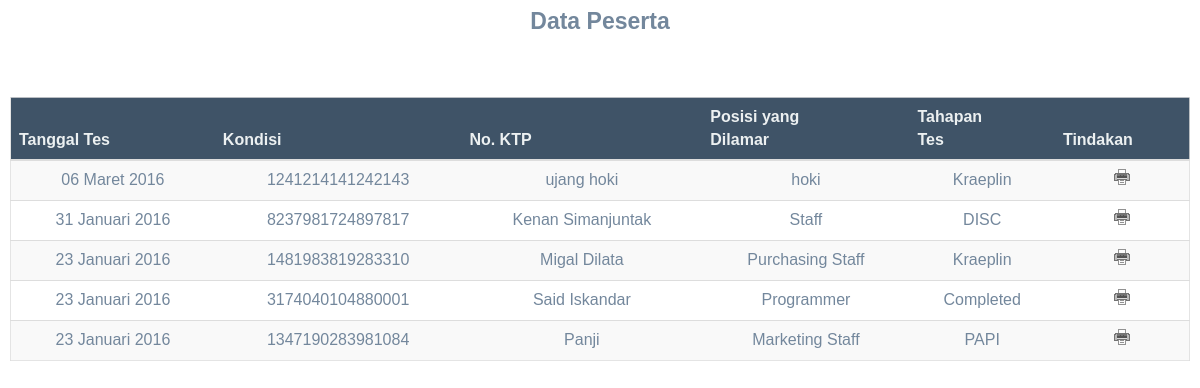
Page /dash/index.php on the earlier database version.
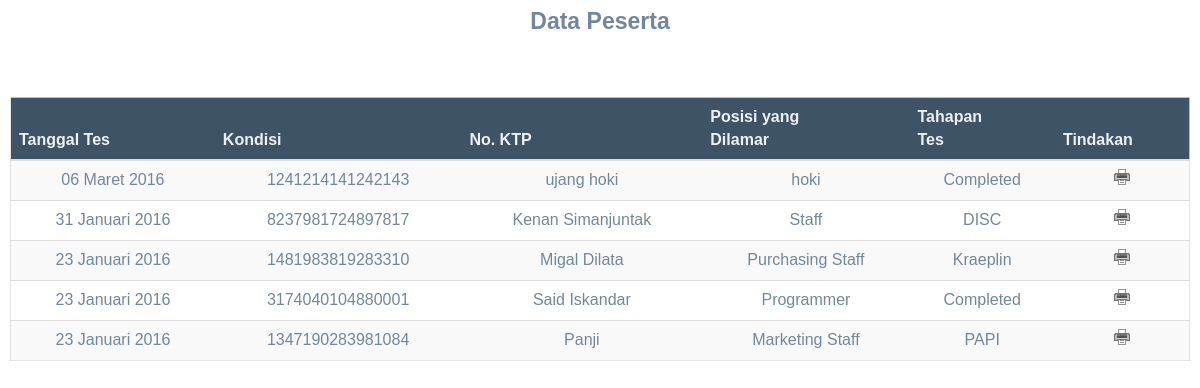
Same page on the later database version.
### tables this page shows
CREATE TABLE `user` (
  `no_ktp` varchar(16) NOT NULL,
  `tanggal_tes` datetime DEFAULT NULL,
  `nama_peserta` varchar(30) DEFAULT NULL,
  `posisi` varchar(30) DEFAULT NULL,
  `usia` int(3) DEFAULT NULL,
  `alamat` text,
  `no_hp` varchar(12) DEFAULT NULL,
  `tahapan_tes` varchar(1) DEFAULT NULL
);

### function/sqlfunction.php (called while the page is built, shortened)
<?php
include_once($_SERVER['DOCUMENT_ROOT'].'/wom_psi/config/conn.php');
function sql_query($q){
	global $conn;
	$result = $conn->query($q);
	return $result;
}
function sql_fetchrow($q){
	$result = $q->fetch_array();
	return $result;
}
?>

### function/mainfunction.php (called while the page is built, shortened)
<?php
  function getDMYFormatDate($datetime,$time=""){
    $exp=explode(" ",$datetime);
    $ymd=explode("-",$exp[0]);
    if($ymd[1]=="01"){$bulan="Januari";}
    else if($ymd[1]=="02"){$bulan="Februari";}
    else if($ymd[1]=="03"){$bulan="Maret";}
    $dmy[0]=$ymd[2];
    $dmy[1]=$bulan;
    $dmy[2]=$ymd[0];
    $dmyFormat=implode(" ",$dmy);
    return $dmyFormat;
  }
?>

### dash/index.php (the view, shortened to what this page needs)
<?php
include('../config/conn.php');
include('../function/sqlfunction.php');
require_once('../function/tmplfunction.php');
require_once('../function/mainfunction.php');
?>
<!DOCTYPE html PUBLIC "-//W3C//DTD XHTML 1.0 Transitional//EN" "http://www.w3.org/TR/xhtml1/DTD/xhtml1-transitional.dtd">
<html xmlns="http://www.w3.org/1999/xhtml">
<head>
	<link href="../css/style.css" rel="stylesheet" type="text/css">
	<link href="../css/bootstrap-min.css" rel="stylesheet" type="text/css">
	<link href="../css/custom.css" rel="stylesheet" type="text/css">
	<link href="../css/jquery.dataTables.min.css" rel="stylesheet" type="text/css">
	<link href="../css/custom2.css" rel="stylesheet">
    <link href="../css/icheck/flat/green.css" rel="stylesheet">
	<link href="../css/datatables/tools/css/dataTables.tableTools.css" rel="stylesheet">
</head>
<body>
	<div id="content">
		<?php
		$UserQuery="SELECT tanggal_tes, no_ktp, nama_peserta, posisi,
						IF(tahapan_tes='1', 'Kraeplin', IF(tahapan_tes='2', 'PAPI', IF(tahapan_tes='3', 'DISC', IF(tahapan_tes='4', 'WPT', 'Completed')))) AS tahapan
						FROM USER  ";
		$UserQuery .= " ORDER BY tanggal_tes DESC ";
		$stmt = sql_query($UserQuery);
		$content .=
		'<div id="title" align="center" style="font-weight:bold; font-size:23px;">Data Peserta</div><br /><br /><br />
		<div class="x_content">
		<table width="1000px" class="table table-striped responsive-utilities jambo_table" id="tableatendee" >
		<thead>
			<tr align="center">
				<th>Tanggal Tes</th>
				<th>Kondisi</th>
				<th>No. KTP</th>
				<th>Posisi yang<br />Dilamar</th>
				<th>Tahapan<br />Tes</th>
				<th>Tindakan</th>
			</tr></thead>';
			$content .= '<tbody>';
		$i=0;
		while($row=sql_fetchrow($stmt))
		{ $i++;
		$content .="<tr><td align=\"center\">".getDMYFormatDate($row['tanggal_tes'])."</td>
						<td align=\"center\">".$row['no_ktp']."</td>
						<td align=\"center\">".$row['nama_peserta']."</td>
						<td align=\"center\">".$row['posisi']."</td>
						<td align=\"center\">".$row['tahapan']."</td>";
		$content .= "<td style='text-align:center'>";
		$content .= UserAction($row['no_ktp']);
		$content .= "</td>";
		$content .="</tr>";
		}
		$content .= '</tbody>';
		$content .= '</table><br><br></div>';
		echo $content;
		function UserAction($id)
		{
			$content.="
				<img src='../images/print.gif' style='cursor:pointer' onmouseout=\"exit();\"
					onmouseover=\"tooltip2('".getTooltipMenuRight('Klik untuk print data peserta ini.')."');\"
					onclick=\"localJsPrintSuratBalik('".$id."');\">
				";
			return $content;
		}
		?>
	</div>
</body>
</html>

Differences in the rows shown:
changed user "06 Maret 2016": tahapan "Kraeplin" → "Completed"
